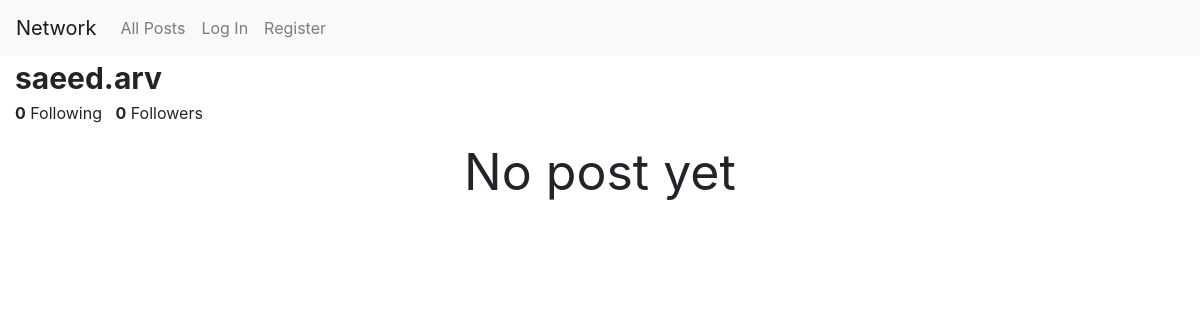
/profile/saeed.arv, run on an earlier commit of the app's database.
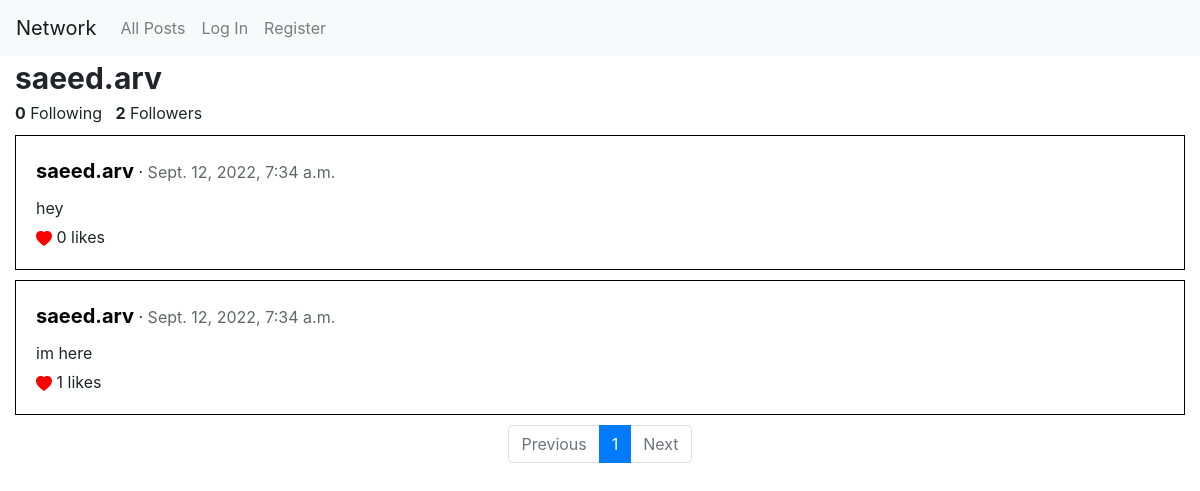
And on a later commit of the database.
### network/models.py (models this page shows)
class User(AbstractUser):
    pass

class Follow(models.Model):
    follower = models.ForeignKey(User, on_delete=models.CASCADE, related_name="follower")
    followed = models.ForeignKey(User, on_delete=models.CASCADE, related_name="followed")

class Post(models.Model):
    poster = models.ForeignKey(User, on_delete=models.CASCADE, related_name="post")
    content = models.CharField(max_length=5000)
    date = models.DateTimeField(default=timezone.now)
    likedBy = models.ManyToManyField(User, blank=True, related_name="likes")
    isEdited = models.BooleanField(default=False)

### network/views.py (the view)
# urls.py: path("profile/<str:username>", views.profilePage, name="profilePage"),
def profilePage(request, username):
    try:
        user = User.objects.get(username=username)
    except:
        return render(request, "network/profilePage.html", {
            "message": "User not found"
        })
    isFollowed = False
    for follow in user.followed.all():
        if request.user == follow.follower:
            isFollowed = True
    paginator = Paginator(user.post.all().order_by('-date'), 10)
    page_number = request.GET.get('page')
    page_obj = paginator.get_page(page_number)
    return render(request, "network/profilePage.html", {
        "profileUser": user,
        "isFollowed": isFollowed,
        "page_obj": page_obj
    })

### network/templates/network/profilePage.html (shortened to what this page needs)
{% extends "network/layout.html" %}
{% block body %}
    {% if message %}
        <div class="message">{{ message }}</div>
    {% else %}
    <div class="container-fluid">
        <div class="profileUsername"><strong>{{ profileUser.username }}</strong></div>
        <span class="following"><strong>{{ profileUser.follower.all|length }}</strong> Following </span> &nbsp <span class="followers"><strong>{{ profileUser.followed.all|length }}</strong> Followers </span>
        <div id="profilePosts">
            {% for post in page_obj %}
            <div class="post">
                <div class="post-view" data-post_id="{{ post.id }}">
                    <div class="usDate"><span class="username"><a href="{% url 'profilePage' post.poster.username %}">{{ post.poster.username }}</a></span> · <span class="date">{{ post.date }}</span>
                    </div>
                    <div class="content">{{ post.content }}</div>
                    <div class="likes">
                        {% if user.is_authenticated %}
                            {% if user in post.likedBy.all %}
                                <svg class="likeButton" color="red" id="likeButton_{{post.id}}" onclick="like('{{post.id}}')" xmlns="http://www.w3.org/2000/svg" width="16" height="16" fill="currentColor" class="bi bi-heart-fill" viewBox="0 0 16 16">
                                <path fill-rule="evenodd" d="M8 1.314C12.438-3.248 23.534 4.735 8 15-7.534 4.736 3.562-3.248 8 1.314z"/>
                                </svg>
                            {% else %}
                                <svg class="likeButton" color="red" id="likeButton_{{post.id}}" onclick="like('{{post.id}}')" xmlns="http://www.w3.org/2000/svg" width="16" height="16" fill="currentColor" class="bi bi-heart" viewBox="0 0 16 16">
                                <path d="m8 2.748-.717-.737C5.6.281 2.514.878 1.4 3.053c-.523 1.023-.641 2.5.314 4.385.92 1.815 2.834 3.989 6.286 6.357 3.452-2.368 5.365-4.542 6.286-6.357.955-1.886.838-3.362.314-4.385C13.486.878 10.4.28 8.717 2.01L8 2.748zM8 15C-7.333 4.868 3.279-3.04 7.824 1.143c.06.055.119.112.176.171a3.12 3.12 0 0 1 .176-.17C12.72-3.042 23.333 4.867 8 15z"/>
                                </svg>
                            {% endif %}
                        {% else %}
                            <svg color="red" xmlns="http://www.w3.org/2000/svg" width="16" height="16" fill="currentColor" class="bi bi-heart-fill" viewBox="0 0 16 16">
                            <path fill-rule="evenodd" d="M8 1.314C12.438-3.248 23.534 4.735 8 15-7.534 4.736 3.562-3.248 8 1.314z"/>
                            </svg>
                        {% endif %}
                        {{ post.likedBy.all|length }} likes
                    </div>
                </div>
            </div>
            {% empty %}
            <div class="message">No post yet</div>
            {% endfor %}
        </div>
        {% if page_obj|length != 0 %}
        <nav aria-label="...">
            <ul class="pagination justify-content-center">
                {% if page_obj.has_previous %}
                <li class="page-item">
                    <a class="page-link" href="?page=1">&laquo; First</a>
                </li>
                <li class="page-item">
                    <a class="page-link" href="?page={{ page_obj.previous_page_number }}">Previous</a>
                </li>
                <li class="page-item">
                    <a class="page-link" href="?page={{ page_obj.previous_page_number }}">{{ page_obj.previous_page_number }}</a>
                </li>
                {% else %}
                <li class="page-item disabled">
                    <span class="page-link">Previous</span>
                </li>
                {% endif %}
                <li class="page-item active">
                    <a class="page-link" href="?page={{ page_obj.page_number }}">{{ page_obj.number }}</a>
                </li>
                {% if page_obj.has_next %}
                <li class="page-item">
                    <a class="page-link" href="?page={{ page_obj.next_page_number }}">{{ page_obj.next_page_number }}</a>
                </li>
                <li class="page-item">
                    <a class="page-link" href="?page={{ page_obj.next_page_number }}" tabindex="-1" aria-disabled="true">Next</a>
                </li>
                <li class="page-item">
                    <a class="page-link" href="?page={{ page_obj.paginator.num_pages }}">Last &raquo;</a>
                </li>
                {% else %}
                <li class="page-item disabled">
                    <span class="page-link">Next</span>
                </li>
                {% endif %}
            </ul>
          </nav>
          {% endif %}
    </div>
    {% endif %}
{% endblock %}

### network/templates/network/layout.html (shortened to what this page needs)
{% load static %}
<!DOCTYPE html>
<html lang="en">
    <head>
        <link rel="stylesheet" href="https://stackpath.bootstrapcdn.com/bootstrap/4.4.1/css/bootstrap.min.css">
        <link href="{% static 'network/styles.css' %}" rel="stylesheet">
    </head>
    <body>
        <nav class="navbar navbar-expand-lg navbar-light bg-light">
            <a class="navbar-brand" href="{% url 'index' %}">Network</a>
            <div>
              <ul class="navbar-nav mr-auto">
                <li class="nav-item">
                  <a class="nav-link" href="{% url 'index' %}">All Posts</a>
                </li>
                {% if user.is_authenticated %}
                    <li class="nav-item">
                        <a class="nav-link" href="{% url 'followingPosts' %}">Following</a>
                    </li>
                    <li class="nav-item">
                        <a class="nav-link" href="{% url 'logout' %}">Log Out</a>
                    </li>
                {% else %}
                    <li class="nav-item">
                        <a class="nav-link" href="{% url 'login' %}">Log In</a>
                    </li>
                    <li class="nav-item">
                        <a class="nav-link" href="{% url 'register' %}">Register</a>
                    </li>
                {% endif %}
              </ul>
            </div>
          </nav>
        <div class="body">
            {% block body %}
            {% endblock %}
        </div>
    </body>
</html>

### network/static/network/styles.css (style rules this page uses)
.post { border: 0.5px solid black; width: 100%; padding: 20px; margin-top: 10px; }
.date { margin-top: 10px; opacity: 0.7; }
.pagination { margin-top: 10px; }
.usDate { margin-bottom: 10px; }
.username a, .username a:hover { color: black; font-weight: bold; font-size: 20px; }
.profileUsername { font-size: 30px; }
.likes { margin-top: 5px; }

What changed in the data, as far as the page shows it:
changed User "saeed.arv": followed.all|length "0" → "2"
added Post: poster.username "saeed.arv", date "Sept. 12, 2022, 7:34 a.m.", content "hey", likedBy.all|length "0"
added Post: poster.username "saeed.arv", date "Sept. 12, 2022, 7:34 a.m.", content "im here", likedBy.all|length "1"
Also different on the page:
{{ page_obj.number }}: (not shown) → "1"
text no longer shown: "No post yet"
text now shown: "Previous Next"
